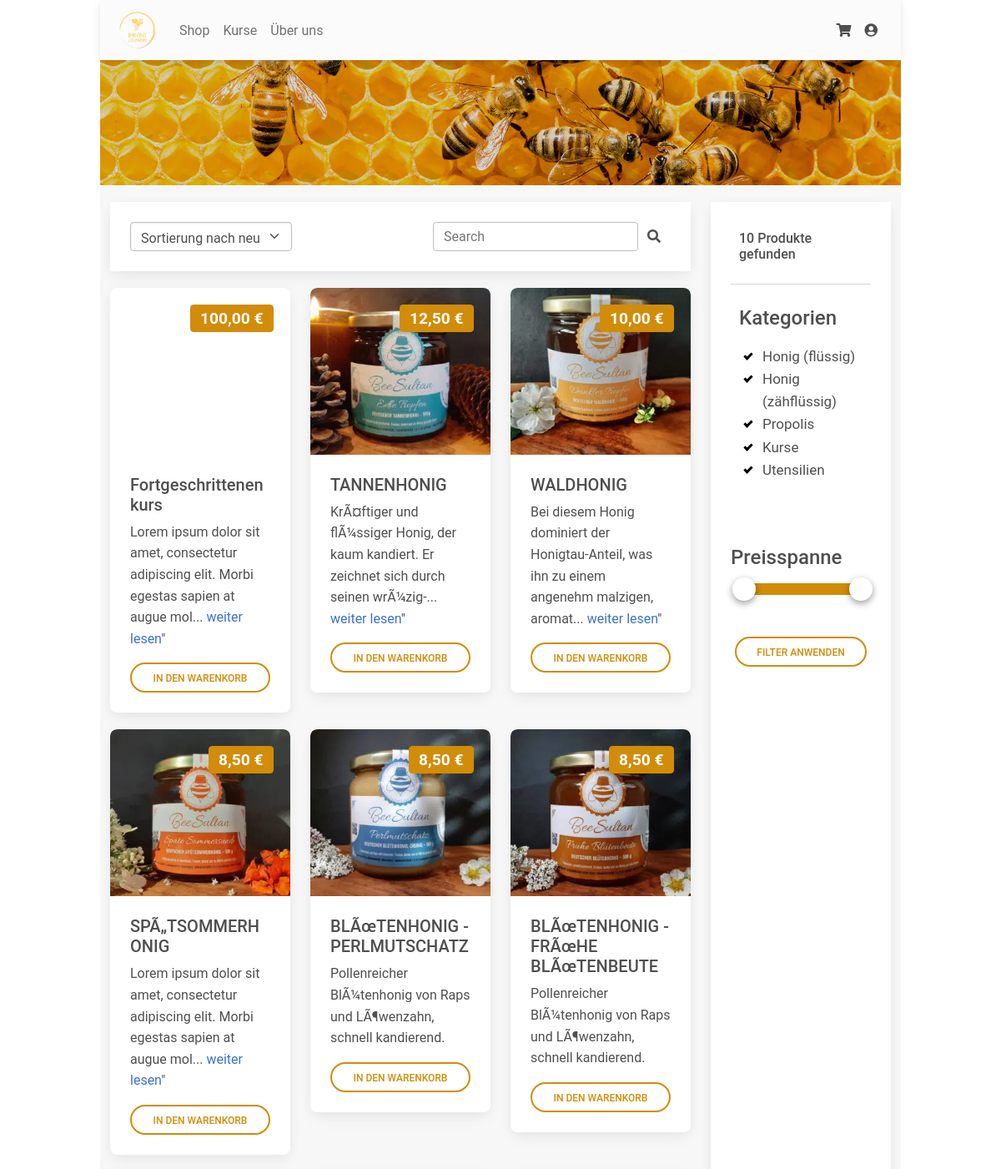
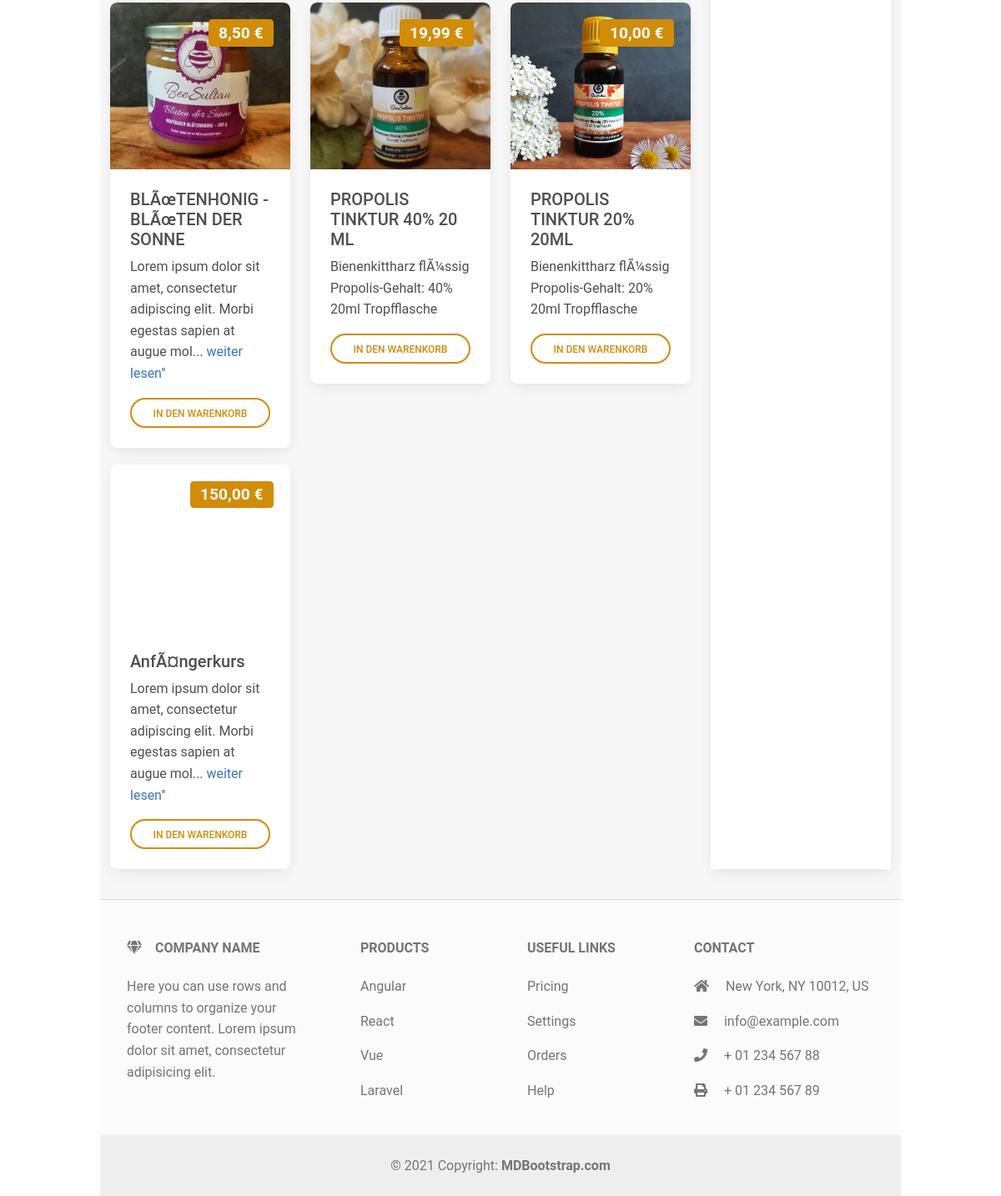
The page /shop on the database as committed earlier (2 pictures, top to bottom).
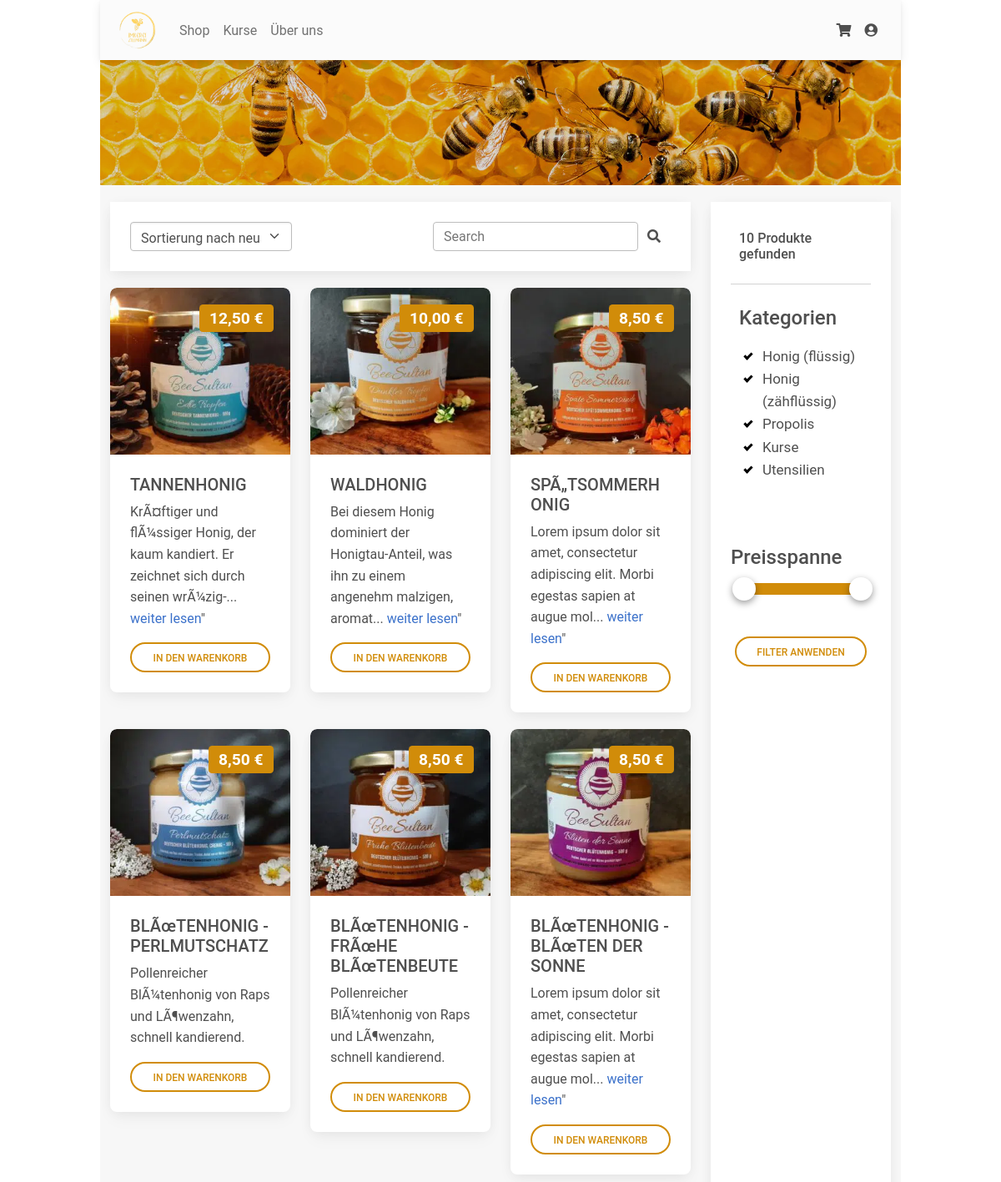
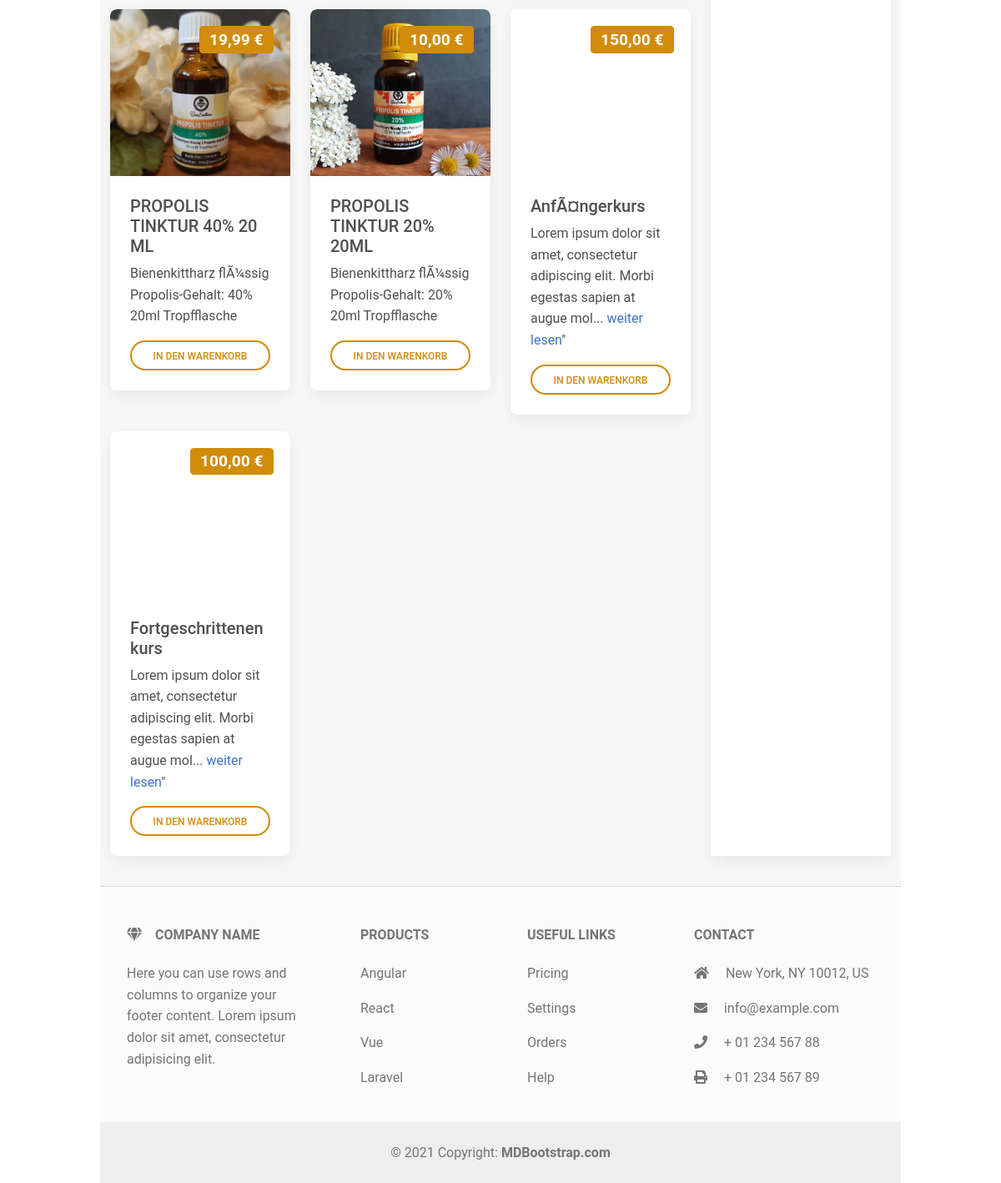
The same page on the database as committed later (2 pictures, top to bottom).
### tables this page shows
CREATE TABLE product (
          product_id INTEGER PRIMARY KEY,
          name VARCHAR(255),
          description VARCHAR(255),
          product_category_id INTEGER,
          quantity_g INTEGER,
          price REAL,
          amount_in_stock INTEGER,
          creation_timestamp TIMESTAMP NOT NULL DEFAULT CURRENT_TIMESTAMP,
          FOREIGN KEY(product_category_id) REFERENCES product_category(product_category_id)
        );

CREATE TABLE product_category (
          product_category_id INTEGER PRIMARY KEY,
          description VARCHAR(255)
        );

### app.py (the view)
@app.route('/shop')
def shop():
    order = request.args.get('orderBy', default="newest", type=str)  # newest, oldest, price_asc, price_desc
    search = request.args.get('search', default="", type=str)
    selected_categories = request.args.get('categories', default="", type=str)
    price = request.args.get('price', default="", type=str)
    highest_price = get_highest_product_price()
    min_value = 0
    max_value = highest_price
    if price != "":
        prices = price.split("+")
        min_value = int(prices[0])
        max_value = int(prices[1])
    silder_price_data = {
        "highest_price": highest_price,
        "min_value": min_value,
        "max_value": max_value,
        "min_value_percent": round(min_value / highest_price * 100),
        "max_value_percent": round(max_value / highest_price * 100)
    }
    products = get_products_filtered(order, min_value, max_value, selected_categories, search)
    categories = get_all_product_categories()
    return render_template("shop.html", products=products, categories=categories, orderBy=order,
                           search=search, selected_categories=selected_categories, silder_price_data=silder_price_data)

### database/_product.py (called while the page is built)
def get_highest_product_price():
    cur.execute("""
        SELECT MAX(price)
        From product;
    """)
    import math
    try:
        return math.ceil([row for row in cur][0][0])
    except:
        return 100

### database/_product_category.py (called while the page is built)
def get_all_product_categories() -> list:
    cur.execute("SELECT * FROM product_category")
    product_category_list = []
    for row in cur:
        product_category_list.append(dict(zip([c[0] for c in cur.description], row)))
    return product_category_list

### templates/shop.html (shortened to what this page needs)
{% extends "layout.html" %}
{% block body %}
<div style="margin: 0px">
    <div class="container">
        <div class="row">
            <div class="col-md">
                <div class="card" style="margin-bottom: 20px; margin-top: 20px; border-radius: 0">
                    <div class="card-body">
                        <div class="d-flex justify-content-between">
                            <select class="form-select" id="selectOrderBy" onchange="onOrderChange()" style="width: 30%; height: 35px">
                                <option value="newest" selected>Sortierung nach neuste</option>
                            </select>
                            <form class="d-flex input-group w-auto">
                                <input
                                    id="textbox_search"
                                    type="search"
                                    class="form-control rounded"
                                    placeholder="Search"
                                    aria-label="Search"
                                    aria-describedby="search-addon"
                                    />
                                <span class="input-group-text border-0" id="search-addon">
                                <i class="fas fa-search"
                                   onclick="onSearch()">
                                </i>
                                </span>
                            </form>
                        </div>
                    </div>
                </div>
                <div class="row">
                    {% for p in products %}
                    <div class="col-xl-4 col-md-6">
                        <div class="card" style="margin-bottom: 20px; min-height: 430px">
                            <div class="bg-image hover-overlay ripple" data-mdb-ripple-color="light">
                                <div class='p-5 text-center bg-image' style="background-image: url('./static/img/{{ p["product_id"] }}.webp'); height: 200px"/>
                                <div style='position:absolute; top: 0; right: 0; margin: 20px'>
                                    <span id="price_badge_{{ p['product_id'] }}" class='badge' style='background-color: #d18c09; float: right; font-size:larger'></span>
                                </div>
                            </div>
                        </div>
                        <div class="card-body">
                            <h5 class="card-title">{{ p["name"] }}</h5>
                            <p class="card-text">
                                {% if p["description"]|length > 90 %}
                                {{ p["description"][:90] }}... <a href="/product?id={{ p['product_id'] }}">weiter lesen</a>"
                                {% else %}
                                {{ p["description"] }}
                                {% endif %}
                            </p>
                            <a class='btn btn-outline-primary btn-rounded custom-outlined-button'
                               onclick="addProductToCart({{ p['product_id'] }}, 1)">
                                In den Warenkorb
                            </a>
                        </div>
                    </div>
                </div>
                {% endfor %}
        <div class="col-lg-3">
            <div style="height: 100%; padding-bottom: 20px; padding-top: 20px">
                <div class="card" style="height: 100%; border-radius: 0">
                    <div class="card-body">
                        <h6 style="padding: 10px">{{ products|length }} Produkte gefunden</h6>
                        <hr/>
                        <h4 style="padding: 10px">Kategorien</h4>
                        <div style="padding-left: 10px; padding-right: 10px">
                            {% for cat in categories %}
                                <label class="checkbox-container">
                                    {{ cat["description"] }}
                                    <span class="checkmark"></span>
                                </label>
                            {% endfor %}
                        </div>
                        <br/>
                        <br/>
                        {% include 'multislider.html' %}
                        <div style="padding-left: 5px; padding-right: 5px">
                            <a class='btn btn-outline-primary btn-rounded custom-outlined-button'
                               onclick="applyFilters()"
                               style='margin-top: 50px'>
                                Filter anwenden
                            </a>
                        </div>
                    </div>
                </div>
            </div>
        </div>
{% endblock %}

### templates/layout.html (shortened to what this page needs)
<!DOCTYPE html>
<html lang="en">
  <head>
    <link rel="stylesheet" href="https://use.fontawesome.com/releases/v5.4.1/css/all.css">
    <link rel="stylesheet" href="{{ url_for('static', filename='mdb5-free-standard/css/mdb.min.css' )}}">
    <link rel="stylesheet" href="{{ url_for('static', filename='mdb5-free-standard/css/checkbox.css' )}}">
    <link rel="stylesheet" href="{{ url_for('static', filename='mdb5-free-standard/css/multirange.css' )}}">
    <link rel="stylesheet" href="{{ url_for('static', filename='mdb5-free-standard/css/stepper.css' )}}">
    <link rel="stylesheet" href="{{ url_for('static', filename='mdb5-free-standard/css/styles.css' )}}">
    <link rel="stylesheet" href="{{ url_for('static', filename='simple-notify/simple-notify.min.css' )}}">
  </head>
  <body>
    <div class="main-page-padding page-background" style="height: 100%">
      {% include 'nav.html' %}
      {% block body %}{% endblock %}
      {% include 'footer.html' %}
  </body>
</html>

### templates/nav.html (shortened to what this page needs)
<nav class="navbar navbar-expand-lg navbar-light sticky-top bg-light" style="background-color: #e8cc2a">
  <div class="container-fluid">
    <div class="collapse navbar-collapse" id="navbarSupportedContent">
      <a class="navbar-brand mt-2 mt-lg-0" href="#">
        <img
          src="{{ url_for('static', filename='img/logo_transparent.png' )}}"
          height="45"
          alt="Imkerei Zillmann Logo"
          style="margin-left: 10px"
          loading="lazy"/>
      </a>
      <ul class="navbar-nav me-auto mb-2 mb-lg-0">
        <li class="nav-item">
          <a class="nav-link" href="/">Shop</a>
        </li>
        <li class="nav-item">
          <a class="nav-link" href="#">Kurse</a>
        </li>
        <li class="nav-item">
          <a class="nav-link" href="/about">Über uns</a>
        </li>
      </ul>
    </div>
    <div class="d-flex align-items-center">
      <a class="text-reset me-3" href="/cart">
        <i class="fas fa-shopping-cart"></i>
      </a>
      <div class="dropdown">
        <a
          class="text-reset me-3 dropdown-toggle hidden-arrow"
          href="#"
          id="navbarDropdownMenuLink"
          role="button"
          data-mdb-toggle="dropdown"
          aria-expanded="false">
          <i class="fas fa-user-circle"></i>
        </a>
      </div>
    </div>
  </div>
</nav>
<div class="p-5 text-center bg-image" style="background-image: url('./static/img/main_title_image.webp'); height: 150px">
    <div class="mask" style="background-color: rgba(0, 0, 0, 0.15);">
        <div class="d-flex justify-content-center align-items-center h-100">
        </div>
    </div>
</div>

### templates/multislider.html (shortened to what this page needs)
<div>
    <h4 class="label-heading">Preisspanne</h4>
    <div>
        <div slider id="slider-distance">
            <div>
                <div range style="left:{{ silder_price_data['min_value_percent'] }}%;right:{{ 100 - silder_price_data['max_value_percent'] }}%;"></div>
                <span thumb style="left:{{ silder_price_data['min_value_percent'] }}%;"></span>
                <span thumb style="left:{{ silder_price_data['max_value_percent'] }}%;"></span>
            </div>
        </div>
    </div>
</div>

### templates/footer.html
<footer class="text-center text-lg-start bg-light text-muted" style="width: 100%">
  <hr/>
  <section class="">
    <div class="container text-center text-md-start mt-5">
      <div class="row mt-3">
        <div class="col-md-3 col-lg-4 col-xl-3 mx-auto mb-4">
          <h6 class="text-uppercase fw-bold mb-4">
            <i class="fas fa-gem me-3"></i>Company name
          </h6>
          <p>
            Here you can use rows and columns to organize your footer content. Lorem ipsum
            dolor sit amet, consectetur adipisicing elit.
          </p>
        </div>
        <div class="col-md-2 col-lg-2 col-xl-2 mx-auto mb-4">
          <h6 class="text-uppercase fw-bold mb-4">
            Products
          </h6>
          <p>
            <a href="#!" class="text-reset">Angular</a>
          </p>
          <p>
            <a href="#!" class="text-reset">React</a>
          </p>
          <p>
            <a href="#!" class="text-reset">Vue</a>
          </p>
          <p>
            <a href="#!" class="text-reset">Laravel</a>
          </p>
        </div>
        <div class="col-md-3 col-lg-2 col-xl-2 mx-auto mb-4">
          <h6 class="text-uppercase fw-bold mb-4">
            Useful links
          </h6>
          <p>
            <a href="#!" class="text-reset">Pricing</a>
          </p>
          <p>
            <a href="#!" class="text-reset">Settings</a>
          </p>
          <p>
            <a href="#!" class="text-reset">Orders</a>
          </p>
          <p>
            <a href="#!" class="text-reset">Help</a>
          </p>
        </div>
        <div class="col-md-4 col-lg-3 col-xl-3 mx-auto mb-md-0 mb-4">
          <h6 class="text-uppercase fw-bold mb-4">Contact</h6>
          <p><i class="fas fa-home me-3"></i> New York, NY 10012, US</p>
          <p>
            <i class="fas fa-envelope me-3"></i>
            info@example.com
          </p>
          <p><i class="fas fa-phone me-3"></i> + 01 234 567 88</p>
          <p><i class="fas fa-print me-3"></i> + 01 234 567 89</p>
        </div>
      </div>
    </div>
  </section>
  <div class="text-center p-4" style="background-color: rgba(0, 0, 0, 0.05);">
    © 2021 Copyright:
    <a class="text-reset fw-bold" href="https://mdbootstrap.com/">MDBootstrap.com</a>
  </div>
</footer>

### static/mdb5-free-standard/css/checkbox.css (style rules this page uses)
.checkbox-container { display: block; position: relative; padding-left: 28px; cursor: pointer; font-size: 17px; -webkit-user-select: none; -moz-user-select: none; -ms-user-select: none; user-select: none; }
.checkmark { position: absolute; top: 2px; left: 0; height: 20px; width: 20px; }
.checkmark:after { content: ""; position: absolute; display: none; }
.checkbox-container input:checked ~ .checkmark:after { display: block; }
.checkbox-container .checkmark:after { left: 8px; top: 5px; width: 6px; height: 10px; border: solid black; border-width: 0 3px 3px 0; -webkit-transform: rotate(45deg); -ms-transform: rotate(45deg); transform: rotate(45deg); }

### static/mdb5-free-standard/css/multirange.css (style rules this page uses)
.label-heading { position: absolute }
[slider] { position: relative; height: 14px; border-radius: 10px; text-align: left; margin: 45px 0 10px 0; }
[slider] > div { position: absolute; left: 13px; right: 15px; height: 14px; }
[slider] > div > [range] { position: absolute; left: 0; height: 14px; border-radius: 14px; background-color: #d18c09; }
[slider] > div > [thumb] { position: absolute; top: -7px; z-index: 2; height: 28px; width: 28px; text-align: left; margin-left: -11px; cursor: pointer; box-shadow: 0 3px 8px rgba(0, 0, 0, 0.4); background-color: #FFF; border-radius: 50%; outline: none; }

### static/mdb5-free-standard/css/styles.css (style rules this page uses)
.main-page-padding { margin-left: 0; margin-right: 0 }
.page-background { background-color: #f7f7f7 }
@media screen and (min-width: 992px) { .main-page-padding { margin-left: 10%; margin-right: 10% } }
.custom-outlined-button { display: block; border-color: #d18c09; color: #d18c09 }

Rows that differ between the two databases and show on the page:
changed product "Fortgeschrittenenkurs": moves down the list
